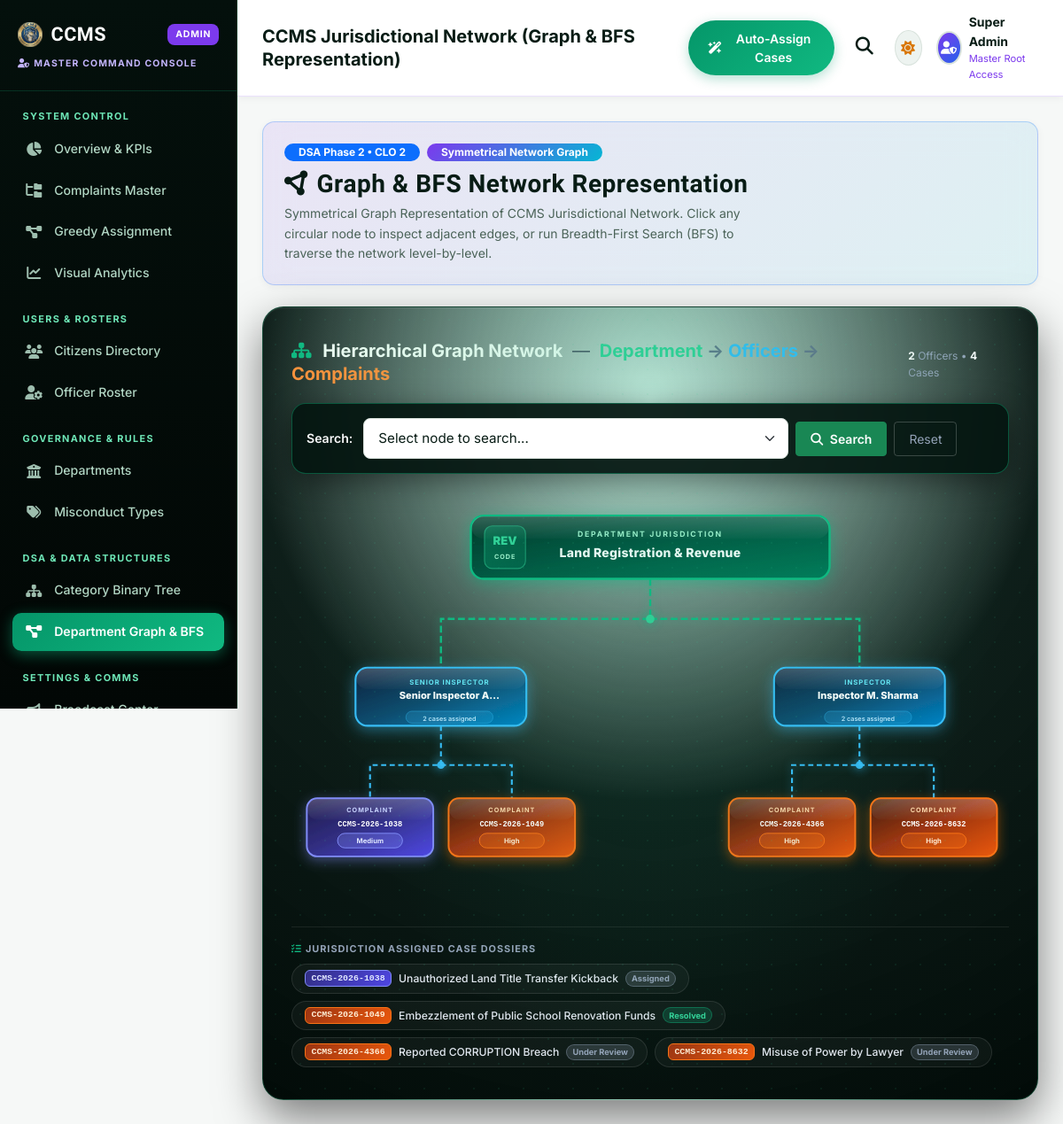
Before: /admin/department-graph (signed in) with the older database file.
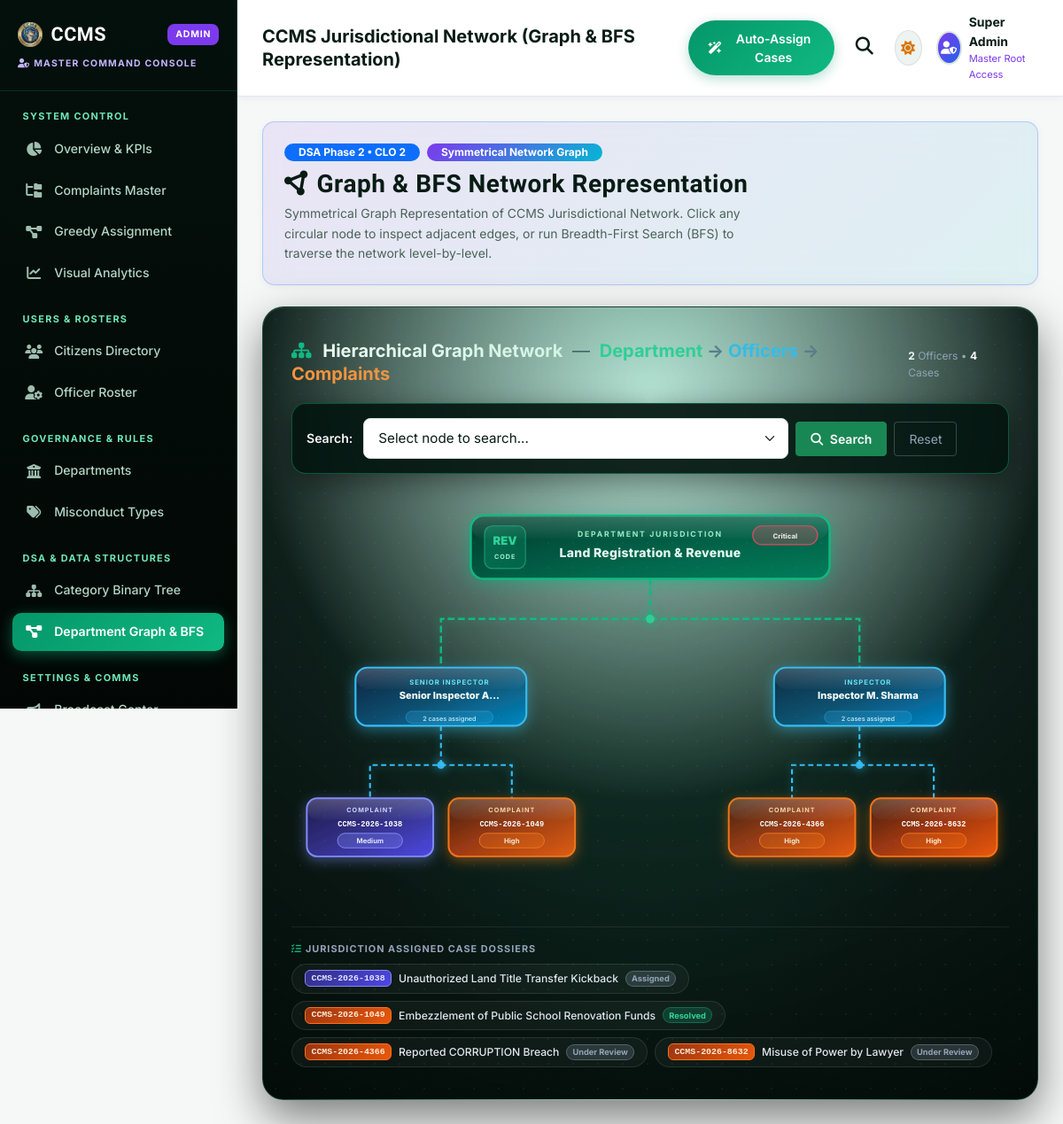
After: the same page with the newer database file.
### tables this page shows
CREATE TABLE departments (
            dept_id TEXT PRIMARY KEY,
            name TEXT NOT NULL,
            code TEXT NOT NULL,
            head TEXT NOT NULL,
            total_cases INTEGER DEFAULT 0,
            resolved_cases INTEGER DEFAULT 0,
            risk_level TEXT DEFAULT 'Medium',
            created_at DATETIME DEFAULT CURRENT_TIMESTAMP
        );

### app.py (the view)
@app.route("/admin/department-graph")
@role_required("admin")
def admin_department_graph():
    departments = db.query_db("SELECT * FROM departments ORDER BY total_cases DESC") or STATIC_DEPARTMENTS
    officers = db.query_db("SELECT * FROM officers ORDER BY active_cases DESC") or STATIC_OFFICERS
    complaints = db.query_db("SELECT * FROM complaints ORDER BY created_at DESC") or STATIC_COMPLAINTS
    graph_data = {}
    for d in departments:
        dept_name = d.get("name", "")
        if dept_name and dept_name not in graph_data:
            graph_data[dept_name] = []
    for off in officers:
        dept_name = off.get("department", "")
        off_name = off.get("name", "")
        if dept_name not in graph_data:
            graph_data[dept_name] = []
        if off_name and off_name not in graph_data[dept_name]:
            graph_data[dept_name].append(off_name)
        if off_name and off_name not in graph_data:
            graph_data[off_name] = []
    for c in complaints:
        cid = c.get("complaint_id", c.get("id", ""))
        officer = c.get("assigned_officer")
        dept = c.get("sector", c.get("department", ""))
        if officer and officer in graph_data:
            if cid not in graph_data[officer]:
                graph_data[officer].append(cid)
        elif dept and dept in graph_data:
            if cid not in graph_data[dept]:
                graph_data[dept].append(cid)
        if cid and cid not in graph_data:
            graph_data[cid] = []
    return render_template(
        "admin/department_graph.html",
        active_page="department_graph",
        graph_data=graph_data,
        departments=departments,
        officers=officers,
        complaints=complaints
    )

### app.py (called while the page is built, shortened)
def role_required(required_role):
    def decorator(f):
        @wraps(f)
        def decorated_function(*args, **kwargs):
            user_role = session.get("role", "citizen")
            if user_role != required_role and user_role != "admin":
                flash("You do not have authorization to view this command console.", "danger")
                return redirect(url_for("home"))
            return f(*args, **kwargs)
        return decorated_function
    return decorator

### db.py (called while the page is built)
def dict_factory(cursor, row):
    d = {}
    for idx, col in enumerate(cursor.description):
        d[col[0]] = row[idx]
    return d

def get_db_connection():
    conn = sqlite3.connect(DB_PATH, timeout=20.0, check_same_thread=False)
    conn.row_factory = dict_factory
    conn.execute("PRAGMA journal_mode=WAL;")
    return conn

def query_db(query, args=(), one=False):
    normalized_query, normalized_args = _normalize_query(query, args)
    conn = get_db_connection()
    try:
        cursor = conn.cursor()
        cursor.execute(normalized_query, normalized_args)
        result = cursor.fetchall()
        return (result[0] if result else None) if one else result
    finally:
        conn.close()

### templates/admin/department_graph.html (shortened to what the changed rows need)
{% extends "admin/base.html" %}
{% block content %}
<div class="container-fluid p-0">
  {%- set td        = "Land Registration & Revenue" -%}
  {%- set td_obj    = departments | selectattr("name","equalto",td) | first -%}
  {%- set td_officers = officers  | selectattr("department","equalto",td) | list -%}
  {%- set off0      = td_officers[0] if td_officers|length > 0 else none -%}
  {%- set off1      = td_officers[1] if td_officers|length > 1 else none -%}
  {%- set off0_cases = complaints | selectattr("assigned_officer","equalto",off0.name) | list if off0 else [] -%}
  {%- set off1_cases = complaints | selectattr("assigned_officer","equalto",off1.name) | list if off1 else [] -%}
  <div class="tree-wrap mt-4">
    <div class="d-flex align-items-center justify-content-between mb-3">
      <div>
      </div>
      <div class="d-flex flex-column align-items-end gap-1">
      </div>
    </div>
    <div class="tree-search-panel p-3 mb-4">
      <div class="d-flex flex-wrap align-items-center gap-2">
      </div>
    </div>
    <svg viewBox="0 0 840 480" style="width:100%;max-width:840px;display:block;margin:0 auto;" xmlns="http://www.w3.org/2000/svg">
      <g id="t-node-dept" class="t-node-interactive">
        <text x="250" y="58" text-anchor="middle" font-size="13.5" font-weight="900" fill="#34d399" font-family="Inter,sans-serif">{% if td_obj %}{{ td_obj.code }}{% else %}REV{% endif %}</text>
        <text x="250" y="75" text-anchor="middle" font-size="7.5" font-weight="700" fill="#a7f3d0" letter-spacing="1" font-family="Inter,sans-serif">CODE</text>
        <text x="420" y="49" text-anchor="middle" font-size="9" font-weight="700" fill="#a7f3d0" letter-spacing="1.8" font-family="Inter,sans-serif">DEPARTMENT JURISDICTION</text>
        <text x="420" y="73" text-anchor="middle" font-size="14.5" font-weight="800" fill="#ffffff" letter-spacing="0.3" font-family="Inter,sans-serif">{{ td }}</text>
        {% if td_obj %}
        <g transform="translate(540, 36)">
          <text x="{% if td_obj.risk_level=='Critical' %}38{% else %}32{% endif %}" y="15" text-anchor="middle" font-size="8" font-weight="800"
                fill="{% if td_obj.risk_level=='Critical' %}#ffe4e6{% elif td_obj.risk_level=='High' %}#ffedd5{% elif td_obj.risk_level=='Low' %}#ccfbf1{% else %}#e0e7ff{% endif %}"
                font-family="Inter,sans-serif">{{ td_obj.risk_level }}</text>
        </g>
        {% endif %}
      </g>
      {% if off0 %}
      <g id="t-node-off0" class="t-node-interactive">
        <text x="185" y="222" text-anchor="middle" font-size="8" font-weight="700" fill="#67e8f9" letter-spacing="1" font-family="Inter,sans-serif">{{ off0.rank | upper }}</text>
        <text x="185" y="239" text-anchor="middle" font-size="11.5" font-weight="800" fill="#ffffff" font-family="Inter,sans-serif">{{ off0.name | truncate(19,true,'…') }}</text>
        <text x="185" y="264" text-anchor="middle" font-size="7.5" font-weight="600" fill="#bae6fd" font-family="Inter,sans-serif">{{ off0_cases|length }} case{% if off0_cases|length!=1 %}s{% endif %} assigned</text>
      </g>
      {% endif %}
      {% if off1 %}
      <g id="t-node-off1" class="t-node-interactive">
        <text x="675" y="222" text-anchor="middle" font-size="8" font-weight="700" fill="#67e8f9" letter-spacing="1" font-family="Inter,sans-serif">{{ off1.rank | upper }}</text>
        <text x="675" y="239" text-anchor="middle" font-size="11.5" font-weight="800" fill="#ffffff" font-family="Inter,sans-serif">{{ off1.name | truncate(19,true,'…') }}</text>
        <text x="675" y="264" text-anchor="middle" font-size="7.5" font-weight="600" fill="#bae6fd" font-family="Inter,sans-serif">{{ off1_cases|length }} case{% if off1_cases|length!=1 %}s{% endif %} assigned</text>
      </g>
      {% endif %}
      {% if off0_cases|length == 0 %}
        <g id="t-node-off0-c0" class="t-node-interactive">
          <rect id="t-rect-off0-c0" x="101" y="355" width="148" height="68" rx="12" fill="#0f172a" stroke="rgba(148,163,184,0.3)" stroke-width="1.5" stroke-dasharray="4,3"/>
          <text x="175" y="385" text-anchor="middle" font-size="9.5" font-weight="600" fill="#94a3b8" font-family="Inter,sans-serif">No Cases</text>
          <text x="175" y="401" text-anchor="middle" font-size="8" fill="#64748b" font-style="italic" font-family="Inter,sans-serif">Assigned</text>
        </g>
      {% else %}{%- set c0=off0_cases[0] -%}{%- set c1=off0_cases[1] -%}
        <g id="t-node-off0-c0" class="t-node-interactive">
          <text x="92" y="371" text-anchor="middle" font-size="7.5" font-weight="700" letter-spacing="1" fill="{% if c0.severity=='Critical' %}#fda4af{% elif c0.severity=='High' %}#fed7aa{% elif c0.severity=='Low' %}#99f6e4{% else %}#c7d2fe{% endif %}" font-family="Inter,sans-serif">COMPLAINT</text>
          <text x="92" y="388" text-anchor="middle" font-size="9" font-weight="800" fill="#ffffff" font-family="'JetBrains Mono', Consolas, monospace">{{ c0.complaint_id }}</text>
          <text x="92" y="408" text-anchor="middle" font-size="8" font-weight="700" fill="{% if c0.severity=='Critical' %}#ffe4e6{% elif c0.severity=='High' %}#ffedd5{% elif c0.severity=='Low' %}#ccfbf1{% else %}#e0e7ff{% endif %}" font-family="Inter,sans-serif">{{ c0.severity }}</text>
        </g>
        <g id="t-node-off0-c1" class="t-node-interactive">
          <text x="258" y="371" text-anchor="middle" font-size="7.5" font-weight="700" letter-spacing="1" fill="{% if c1.severity=='Critical' %}#fda4af{% elif c1.severity=='High' %}#fed7aa{% elif c1.severity=='Low' %}#99f6e4{% else %}#c7d2fe{% endif %}" font-family="Inter,sans-serif">COMPLAINT</text>
          <text x="258" y="388" text-anchor="middle" font-size="9" font-weight="800" fill="#ffffff" font-family="'JetBrains Mono', Consolas, monospace">{{ c1.complaint_id }}</text>
          <text x="258" y="408" text-anchor="middle" font-size="8" font-weight="700" fill="{% if c1.severity=='Critical' %}#ffe4e6{% elif c1.severity=='High' %}#ffedd5{% elif c1.severity=='Low' %}#ccfbf1{% else %}#e0e7ff{% endif %}" font-family="Inter,sans-serif">{{ c1.severity }}</text>
        </g>
      {% endif %}
      {% if off1_cases|length == 0 %}
        <g id="t-node-off1-c0" class="t-node-interactive">
          <rect id="t-rect-off1-c0" x="591" y="355" width="148" height="68" rx="12" fill="#0f172a" stroke="rgba(148,163,184,0.3)" stroke-width="1.5" stroke-dasharray="4,3"/>
          <text x="665" y="385" text-anchor="middle" font-size="9.5" font-weight="600" fill="#94a3b8" font-family="Inter,sans-serif">No Cases</text>
          <text x="665" y="401" text-anchor="middle" font-size="8" fill="#64748b" font-style="italic" font-family="Inter,sans-serif">Assigned</text>
        </g>
      {% else %}{%- set c2=off1_cases[0] -%}{%- set c3=off1_cases[1] -%}
        <g id="t-node-off1-c0" class="t-node-interactive">
          <text x="586" y="371" text-anchor="middle" font-size="7.5" font-weight="700" letter-spacing="1" fill="{% if c2.severity=='Critical' %}#fda4af{% elif c2.severity=='High' %}#fed7aa{% elif c2.severity=='Low' %}#99f6e4{% else %}#c7d2fe{% endif %}" font-family="Inter,sans-serif">COMPLAINT</text>
          <text x="586" y="388" text-anchor="middle" font-size="9" font-weight="800" fill="#ffffff" font-family="'JetBrains Mono', Consolas, monospace">{{ c2.complaint_id }}</text>
          <text x="586" y="408" text-anchor="middle" font-size="8" font-weight="700" fill="{% if c2.severity=='Critical' %}#ffe4e6{% elif c2.severity=='High' %}#ffedd5{% elif c2.severity=='Low' %}#ccfbf1{% else %}#e0e7ff{% endif %}" font-family="Inter,sans-serif">{{ c2.severity }}</text>
        </g>
        <g id="t-node-off1-c1" class="t-node-interactive">
          <text x="752" y="371" text-anchor="middle" font-size="7.5" font-weight="700" letter-spacing="1" fill="{% if c3.severity=='Critical' %}#fda4af{% elif c3.severity=='High' %}#fed7aa{% elif c3.severity=='Low' %}#99f6e4{% else %}#c7d2fe{% endif %}" font-family="Inter,sans-serif">COMPLAINT</text>
          <text x="752" y="388" text-anchor="middle" font-size="9" font-weight="800" fill="#ffffff" font-family="'JetBrains Mono', Consolas, monospace">{{ c3.complaint_id }}</text>
          <text x="752" y="408" text-anchor="middle" font-size="8" font-weight="700" fill="{% if c3.severity=='Critical' %}#ffe4e6{% elif c3.severity=='High' %}#ffedd5{% elif c3.severity=='Low' %}#ccfbf1{% else %}#e0e7ff{% endif %}" font-family="Inter,sans-serif">{{ c3.severity }}</text>
        </g>
      {% endif %}
    </svg>
    {%- set all_c = off0_cases + off1_cases -%}
    {% if all_c %}
    <div class="mt-4 pt-3" style="border-top:1px solid rgba(255,255,255,.08);">
      <p class="mb-2" style="color:#94a3b8;text-transform:uppercase;letter-spacing:1px;font-size:.68rem;font-weight:700;">
      </p>
      <div class="d-flex flex-wrap gap-2">
      </div>
    </div>
    {% endif %}
  </div>
</div>
{% endblock %}

Changed rows visible on the page:
added departments: code "REV", risk_level "Critical"
Other visible differences:
text no longer shown: "REV"
